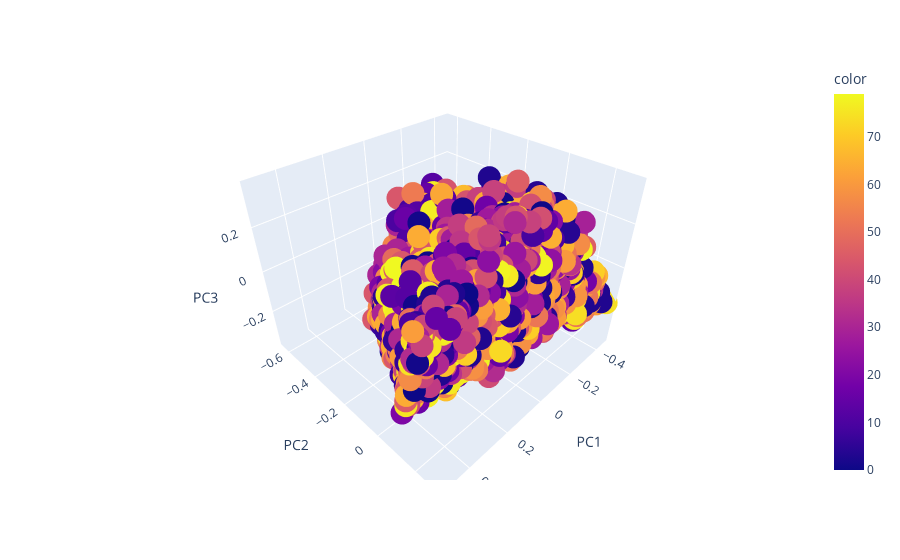

Here is the notebook cell this chart was saved with:
### Code cell
px.scatter_3d(pc_scores.iloc[:,:3], x="PC1", y="PC2", z="PC3", color=lables)

### Figure 1 — Plotly figure (JSON) as saved in the notebook; plotly's stock layout.template omitted (floating-point values rounded to 4 significant figures; data arrays with more than 128 entries replaced by an {"elided": "..."} marker saying what was removed)
{"data": [{"hovertemplate": "PC1=%{x}<br>PC2=%{y}<br>PC3=%{z}<br>color=%{marker.color}<extra></extra>", "legendgroup": "", "marker": {"color": {"elided": "6096 int values"}, "coloraxis": "coloraxis", "symbol": "circle"}, "mode": "markers", "name": "", "scene": "scene", "showlegend": false, "type": "scatter3d", "x": {"elided": "6096 float values"}, "y": {"elided": "6096 float values"}, "z": {"elided": "6096 float values"}}], "layout": {"coloraxis": {"colorbar": {"title": {"text": "color"}}, "colorscale": [[0, "#0d0887"], [0.1111, "#46039f"], [0.2222, "#7201a8"], [0.3333, "#9c179e"], [0.4444, "#bd3786"], [0.5556, "#d8576b"], [0.6667, "#ed7953"], [0.7778, "#fb9f3a"], [0.8889, "#fdca26"], [1, "#f0f921"]]}, "legend": {"tracegroupgap": 0}, "margin": {"t": 60}, "scene": {"domain": {"x": [0, 1], "y": [0, 1]}, "xaxis": {"title": {"text": "PC1"}}, "yaxis": {"title": {"text": "PC2"}}, "zaxis": {"title": {"text": "PC3"}}}}}
